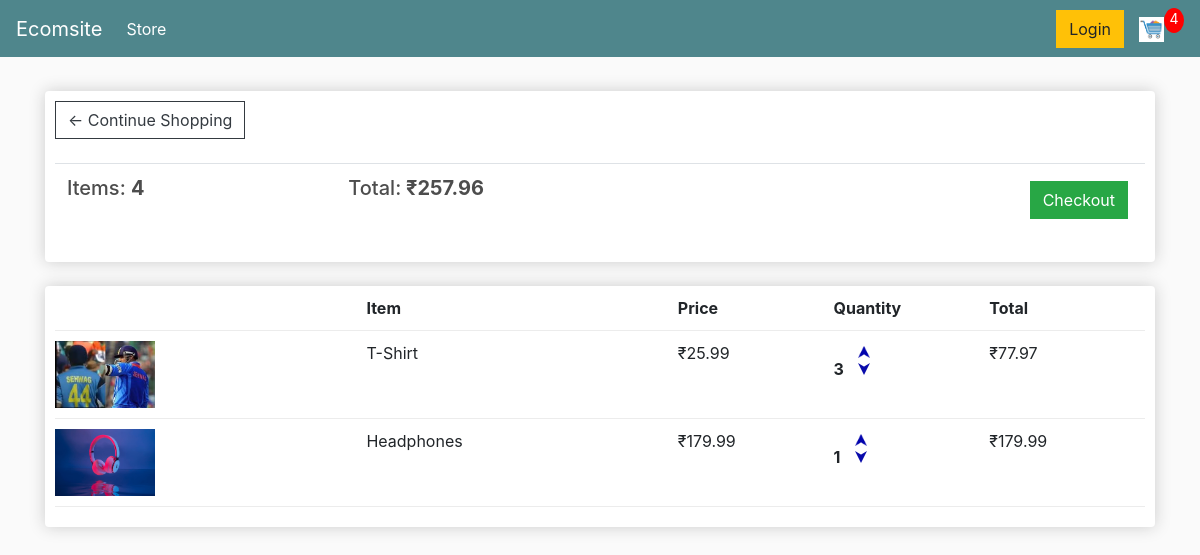
The app's page /cart/ (signed in) with its own data.
### store/models.py (models this page shows, shortened)
class Order(models.Model):
	customer = models.ForeignKey(Customer, on_delete=models.SET_NULL, null=True, blank=True)
	date_ordered = models.DateTimeField(auto_now_add=True)
	complete = models.BooleanField(default=False)
	transaction_id = models.CharField(max_length=100, null=True)
	@property
	def get_cart_total(self):
		orderitems = self.orderitem_set.all()
		total = sum([item.get_total for item in orderitems])
		return total
	@property
	def get_cart_items(self):
		orderitems = self.orderitem_set.all()
		total = sum([item.quantity for item in orderitems])
		return total

class OrderItem(models.Model):
	product = models.ForeignKey(Product, on_delete=models.SET_NULL, null=True)
	order = models.ForeignKey(Order, on_delete=models.SET_NULL, null=True)
	quantity = models.IntegerField(default=0, null=True, blank=True)
	date_added = models.DateTimeField(auto_now_add=True)
	@property
	def	get_total(self):
		total = self.product.price * self.quantity
		return total

class Product(models.Model):
	name = models.CharField(max_length=200)
	price = models.DecimalField(max_digits=7,decimal_places=2)
	digital = models.BooleanField(default=False,null=True, blank=True)
	image = models.ImageField(null=True,blank=True)
	@property
	def imageURL(self):
		try:
			url = self.image.url
		except:
			url = ''
		return url

### store/views.py (the view)
# urls.py: path('cart/',views.cart,name = "cart"),
def cart(request):
	data = cartData(request)
	cartItems = data['cartItems']
	order = data['order']
	items = data['items']
	context = {'items':items, 'order':order, 'cartItems':cartItems}
	return render(request, 'store/cart.html', context)

### store/utils.py (called while the page is built)
def cartData(request):
	if request.user.is_authenticated:
		customer = request.user.customer
		order, created = Order.objects.get_or_create(customer=customer, complete=False)
		items = order.orderitem_set.all()
		cartItems = order.get_cart_items
	else:
		cookieData = cookieCart(request)
		cartItems = cookieData['cartItems']
		order = cookieData['order']
		items = cookieData['items']
	return {'cartItems':cartItems ,'order':order, 'items':items}

### store/templates/store/cart.html
{% extends 'store/main.html' %}
{% load static %}
{% block content %}
	<div class="row">
		<div class="col-lg-12">
			<div class="box-element">
				<a  class="btn btn-outline-dark" href="{% url 'store' %}">&#x2190; Continue Shopping</a>
				<br>
				<br>
				<table class="table">
					<tr>
						<th><h5>Items: <strong>{{order.get_cart_items}}</strong></h5></th>
						<th><h5>Total:<strong> ₹{{order.get_cart_total|floatformat:2}}</strong></h5></th>
						<th>
							<a  style="float:right; margin:5px;" class="btn btn-success" href="{% url 'checkout' %}">Checkout</a>
						</th>
					</tr>
				</table>
			</div>
			<br>
			<div class="box-element">
				<div class="cart-row">
					<div style="flex:2"></div>
					<div style="flex:2"><strong>Item</strong></div>
					<div style="flex:1"><strong>Price</strong></div>
					<div style="flex:1"><strong>Quantity</strong></div>
					<div style="flex:1"><strong>Total</strong></div>
				</div>
				{% for item in items %}
				<div class="cart-row">
					<div style="flex:2"><img class="row-image" src="{{item.product.imageURL}}"></div>
					<div style="flex:2"><p>{{item.product.name}}</p></div>
					<div style="flex:1"><p>₹{{item.product.price|floatformat:2}}</p></div>
					<div style="flex:1">
						<p class="quantity">{{item.quantity}}</p>
						<div class="quantity">
							<img data-product="{{item.product.id}}" data-action="add" class="chg-quantity update-cart" src="{% static  'images/arrow-up.png' %}">
							<img data-product="{{item.product.id}}" data-action="remove" class="chg-quantity update-cart" src="{% static  'images/arrow-down.png' %}">
						</div>
					</div>
					<div style="flex:1"><p>₹{{item.get_total|floatformat:2}}</p></div>
				</div>
				{% endfor %}
			</div>
		</div>
	</div>
{% endblock content %}

### static/css/main.css (style rules this page uses)
body { background-color: hsl(0, 0%, 98%); }
h1,h2,h3,h4,h5,h6 { color:hsl(0, 0%, 30%); }
.box-element { box-shadow:hsl(0, 0%, 80%) 0 0 16px; background-color: #fff; border-radius: 4px; padding: 10px; }
.col-lg-4, .col-lg-6, .col-lg-8, .col-lg-12 { margin-top: 10px; }
.btn { border-radius: 0; }
.row-image { width: 100px; }
.cart-row { display: flex; align-items: flex-stretch; padding-bottom: 10px; margin-bottom: 10px; border-bottom: 1px solid #ececec; }
.quantity { display: inline-block; font-weight: 700; padding-right:10px; }
.chg-quantity { width: 12px; cursor: pointer; display: block; margin-top: 5px; transition:.1s; }

### records on screen
Order: get_cart_items "4", get_cart_total "257.96"
OrderItem: product.imageURL (picture), product.name "T-Shirt", product.price "25.99", quantity "3", get_total "77.97"
OrderItem: product.imageURL (picture), product.name "Headphones", product.price "179.99", quantity "1", get_total "179.99"

### other values on screen
{{ cartItems }} "4"
